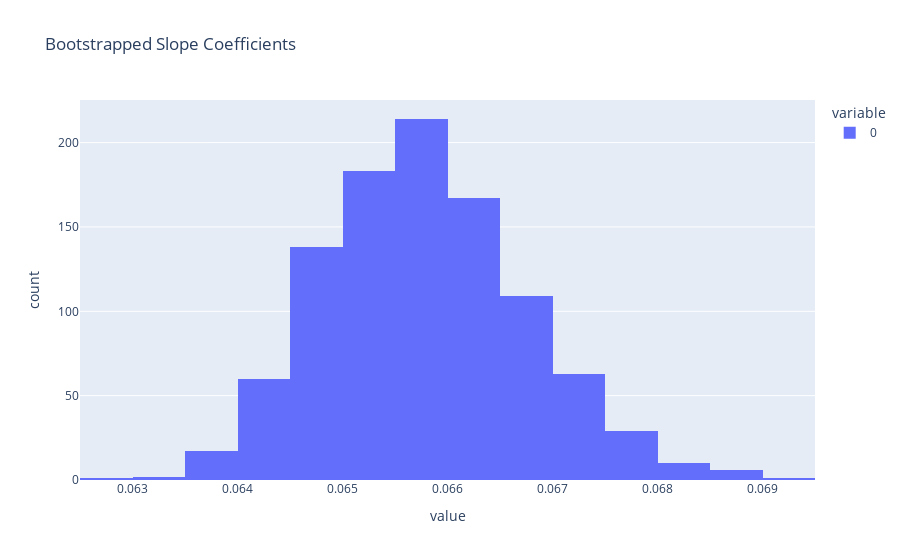
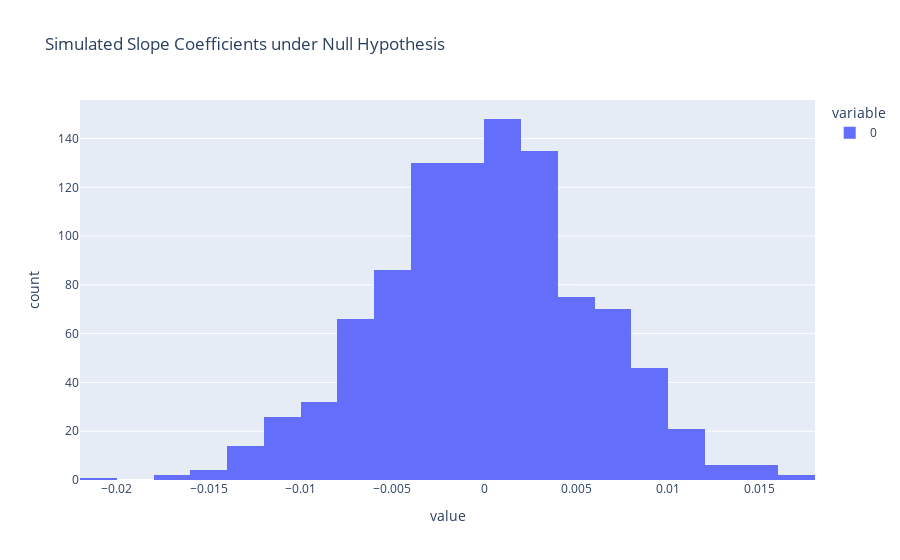

Notebook code for these charts, in order:
### Code cell
10.

import numpy as np
import pandas as pd
import statsmodels.formula.api as smf
import plotly.express as px
from scipy import stats

# Sample data similar to Old Faithful if the original dataset is not available
data = {
    "waiting": [80, 54, 74, 62, 85, 55, 88, 95, 68, 75, 80, 56, 60, 82, 74] * 11,  # 165 samples to mimic original size
    "duration": [4.2, 2.5, 3.8, 2.7, 4.5, 2.6, 4.8, 5.1, 2.9, 3.9, 4.1, 2.4, 2.6, 4.3, 3.7] * 11
}
old_faithful = pd.DataFrame(data)

# Define the threshold for "long wait times"
long_wait_limit = 71
long_wait = old_faithful['waiting'] > long_wait_limit
n_bootstraps = 1000  # Number of bootstrap samples

# Step 1: Bootstrap samples and fit models to collect slope coefficients
bootstrapped_slope_coefficients = []

for _ in range(n_bootstraps):
    boot_sample = old_faithful[long_wait].sample(n=long_wait.sum(), replace=True)
    model = smf.ols('duration ~ waiting', data=boot_sample).fit()
    bootstrapped_slope_coefficients.append(model.params.iloc[1])  # Collect slope coefficient with iloc

# Visualize the bootstrapped slope coefficients
fig = px.histogram(bootstrapped_slope_coefficients, nbins=30, title="Bootstrapped Slope Coefficients")
fig.show()

# Step 2: Simulate samples under the null hypothesis (slope = 0)
old_faithful_simulation = old_faithful[long_wait].copy()
simulated_slope_coefficients = []

for _ in range(n_bootstraps):
    # Generate simulated durations under the null hypothesis of no association
    old_faithful_simulation['duration'] = 1.65 + 0 * old_faithful_simulation['waiting'] + stats.norm(loc=0, scale=0.37).rvs(size=long_wait.sum())
    model = smf.ols('duration ~ waiting', data=old_faithful_simulation).fit()
    simulated_slope_coefficients.append(model.params.iloc[1])  # Collect slope coefficient under null with iloc

# Visualize the simulated slope coefficients under the null hypothesis
fig = px.histogram(simulated_slope_coefficients, nbins=30, title="Simulated Slope Coefficients under Null Hypothesis")
fig.show()

# Step 3: Calculate 95% confidence interval for bootstrapped slope coefficients
ci_bootstrap = np.quantile(bootstrapped_slope_coefficients, [0.025, 0.975])
print("95% Bootstrapped Confidence Interval for Slope:", ci_bootstrap)

# Step 4: Check if 0 is within the confidence interval
contains_zero = ci_bootstrap[0] <= 0 <= ci_bootstrap[1]
print("Does the confidence interval contain 0?", contains_zero)

# Step 5: Calculate the observed slope coefficient and the simulated p-value
observed_model = smf.ols('duration ~ waiting', data=old_faithful[long_wait]).fit()
observed_slope = observed_model.params.iloc[1]  # Use iloc for observed slope

# Calculate the p-value based on simulated null distribution
simulated_p_value = (np.abs(simulated_slope_coefficients) >= np.abs(observed_slope)).mean()
print("Simulated p-value:", simulated_p_value)

### Figure 1 — Plotly figure (JSON) as saved in the notebook; plotly's stock layout.template omitted (floating-point values rounded to 4 significant figures; data arrays with more than 128 entries replaced by an {"elided": "..."} marker saying what was removed)
{"data": [{"alignmentgroup": "True", "bingroup": "x", "hovertemplate": "variable=0<br>value=%{x}<br>count=%{y}<extra></extra>", "legendgroup": "0", "marker": {"color": "#636efa", "pattern": {"shape": ""}}, "name": "0", "nbinsx": 30, "offsetgroup": "0", "orientation": "v", "showlegend": true, "type": "histogram", "x": {"elided": "1000 float values"}, "xaxis": "x", "yaxis": "y"}], "layout": {"barmode": "relative", "legend": {"title": {"text": "variable"}, "tracegroupgap": 0}, "title": {"text": "Bootstrapped Slope Coefficients"}, "xaxis": {"anchor": "y", "domain": [0, 1], "title": {"text": "value"}}, "yaxis": {"anchor": "x", "domain": [0, 1], "title": {"text": "count"}}}}

### Figure 2 — Plotly figure (JSON) as saved in the notebook; plotly's stock layout.template omitted (floating-point values rounded to 4 significant figures; data arrays with more than 128 entries replaced by an {"elided": "..."} marker saying what was removed)
{"data": [{"alignmentgroup": "True", "bingroup": "x", "hovertemplate": "variable=0<br>value=%{x}<br>count=%{y}<extra></extra>", "legendgroup": "0", "marker": {"color": "#636efa", "pattern": {"shape": ""}}, "name": "0", "nbinsx": 30, "offsetgroup": "0", "orientation": "v", "showlegend": true, "type": "histogram", "x": {"elided": "1000 float values"}, "xaxis": "x", "yaxis": "y"}], "layout": {"barmode": "relative", "legend": {"title": {"text": "variable"}, "tracegroupgap": 0}, "title": {"text": "Simulated Slope Coefficients under Null Hypothesis"}, "xaxis": {"anchor": "y", "domain": [0, 1], "title": {"text": "value"}}, "yaxis": {"anchor": "x", "domain": [0, 1], "title": {"text": "count"}}}}
